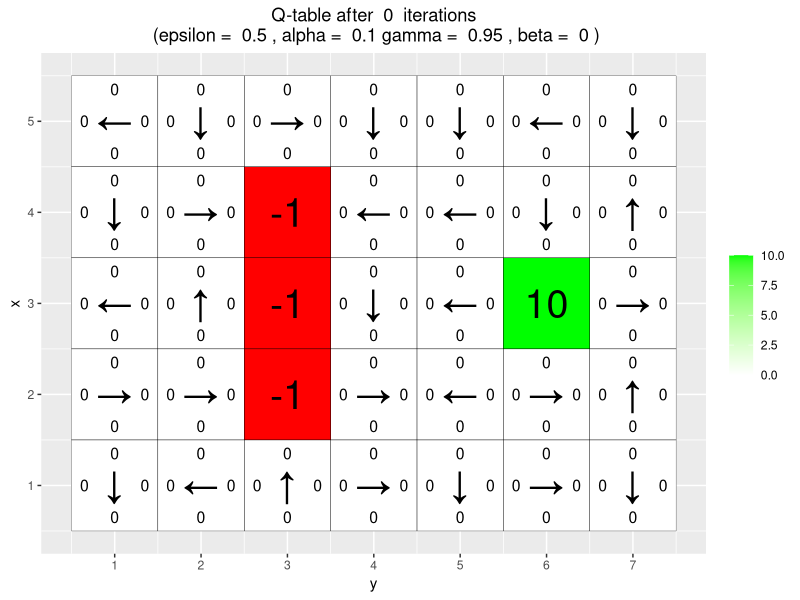
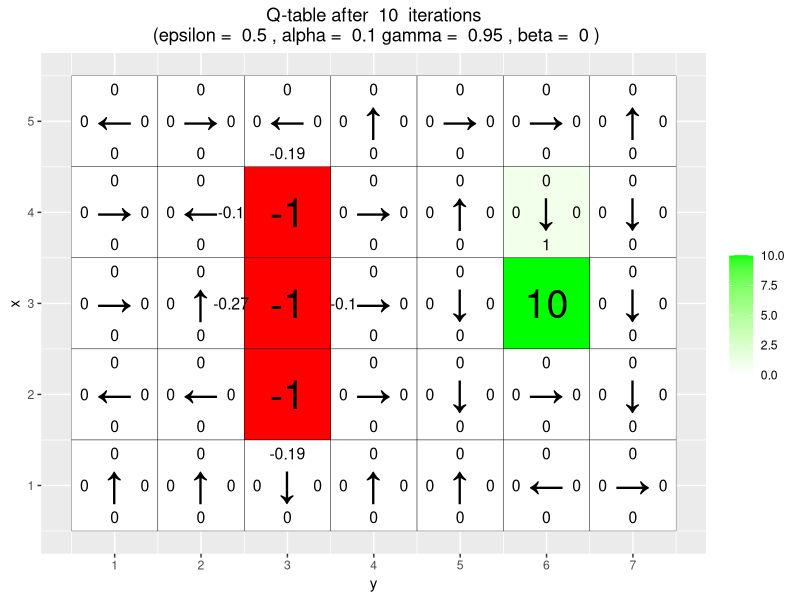
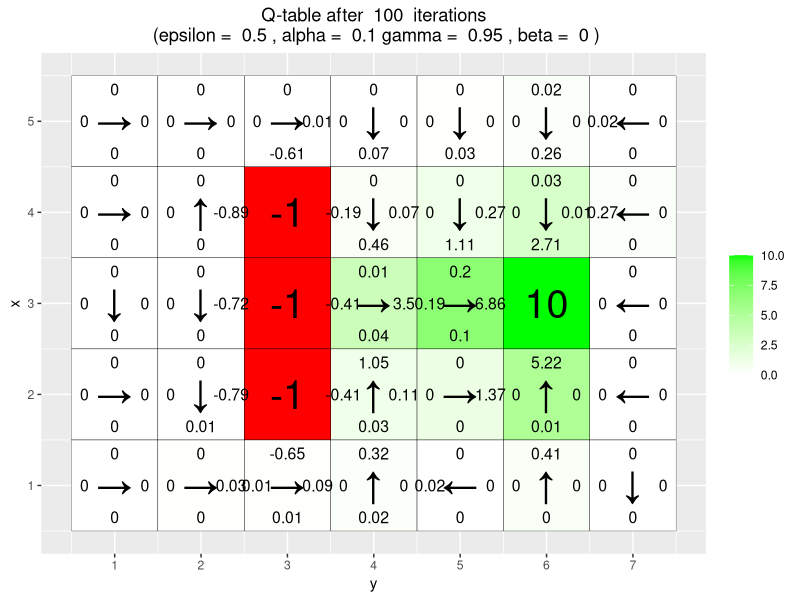
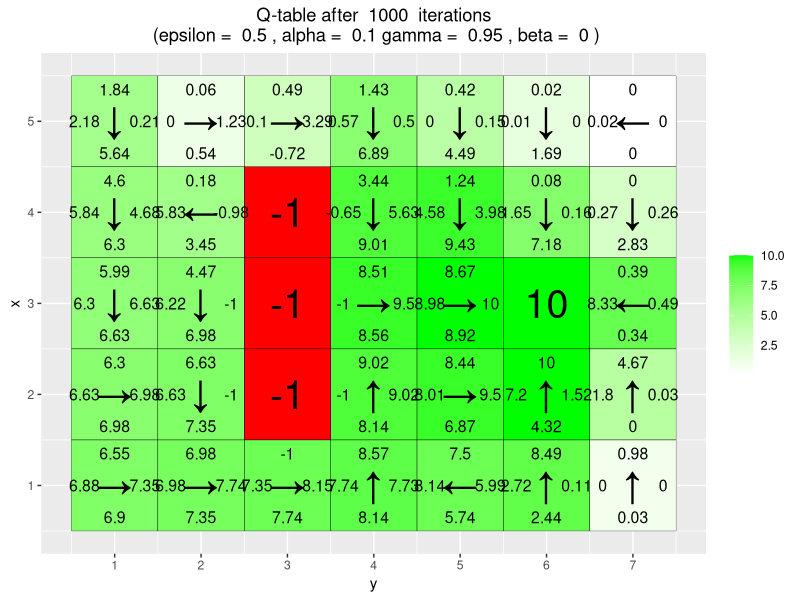
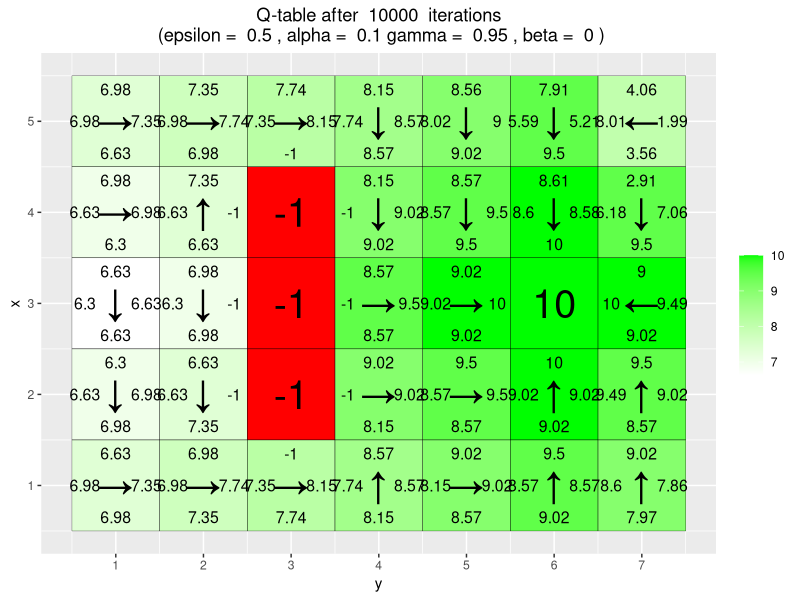
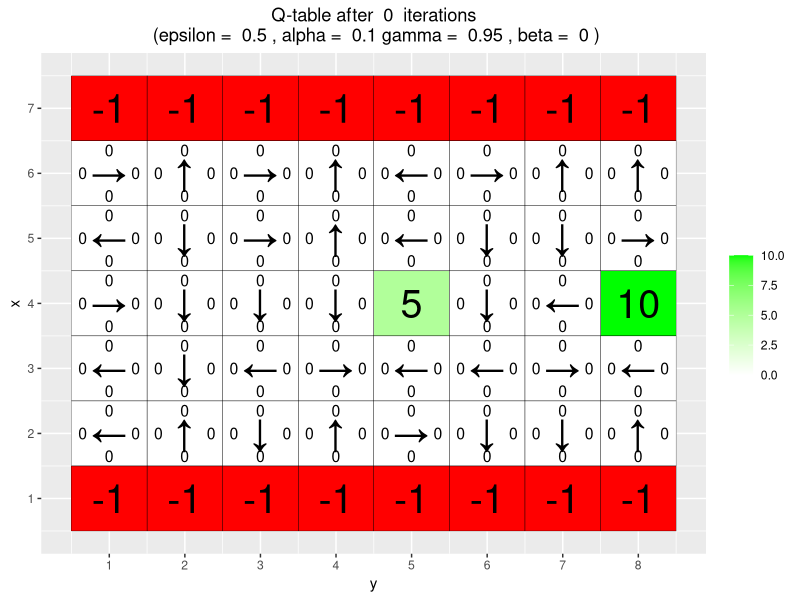
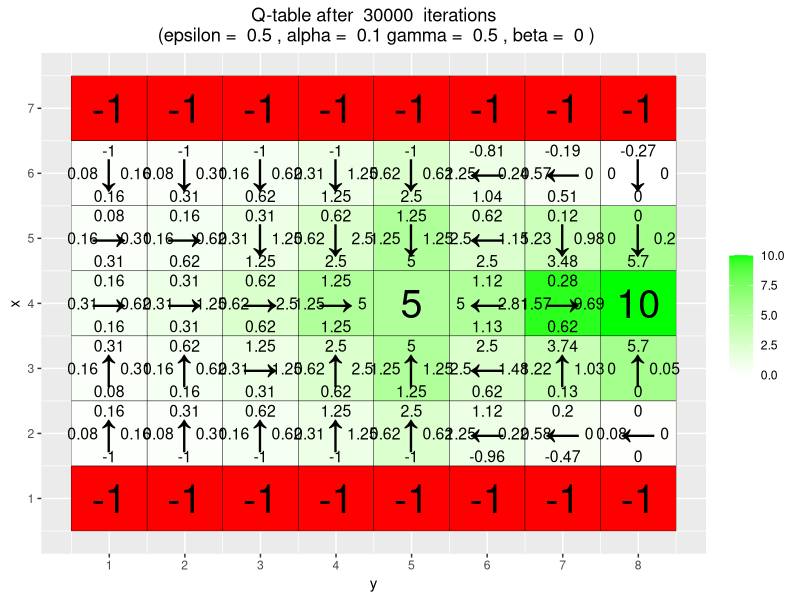
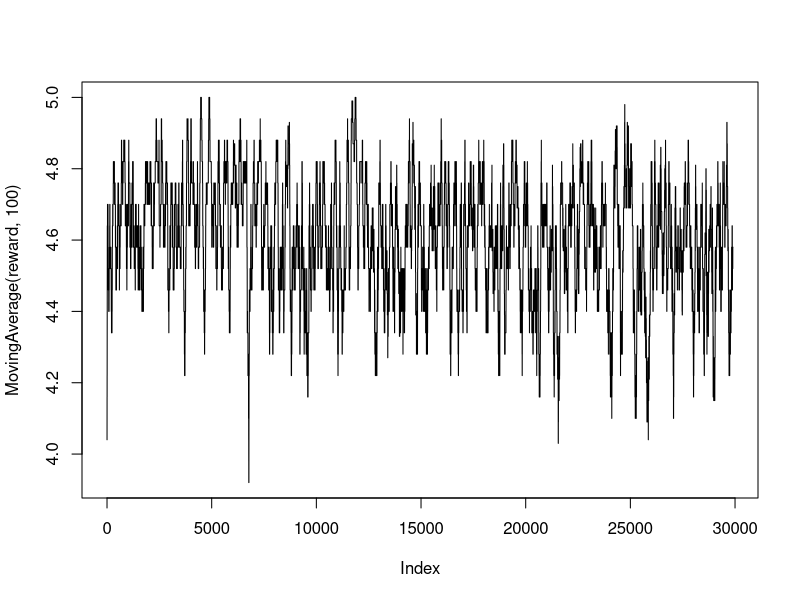

The R source for these figures, in order: (Note: a time limit stopped this script after it produced the figures.)
# By Jose M. Peña and Joel Oskarsson.
# For teaching purposes.
# jose.m.pena@liu.se.

#####################################################################################################
# Q-learning
#####################################################################################################

# install.packages("ggplot2")
# install.packages("vctrs")
library(ggplot2)

# If you do not see four arrows in line 16, then do the following:
# File/Reopen with Encoding/UTF-8

arrows <- c("↑", "→", "↓", "←")
action_deltas <- list(c(1,0), # up
                      c(0,1), # right
                      c(-1,0), # down
                      c(0,-1)) # left

vis_environment <- function(iterations=0, epsilon = 0.5, alpha = 0.1, gamma = 0.95, beta = 0){
  
  # Visualize an environment with rewards. 
  # Q-values for all actions are displayed on the edges of each tile.
  # The (greedy) policy for each state is also displayed.
  # 
  # Args:
  #   iterations, epsilon, alpha, gamma, beta (optional): for the figure title.
  #   reward_map (global variable): a HxW array containing the reward given at each state.
  #   q_table (global variable): a HxWx4 array containing Q-values for each state-action pair.
  #   H, W (global variables): environment dimensions.
  
  df <- expand.grid(x=1:H,y=1:W)
  foo <- mapply(function(x,y) ifelse(reward_map[x,y] == 0,q_table[x,y,1],NA),df$x,df$y)
  df$val1 <- as.vector(round(foo, 2))
  foo <- mapply(function(x,y) ifelse(reward_map[x,y] == 0,q_table[x,y,2],NA),df$x,df$y)
  df$val2 <- as.vector(round(foo, 2))
  foo <- mapply(function(x,y) ifelse(reward_map[x,y] == 0,q_table[x,y,3],NA),df$x,df$y)
  df$val3 <- as.vector(round(foo, 2))
  foo <- mapply(function(x,y) ifelse(reward_map[x,y] == 0,q_table[x,y,4],NA),df$x,df$y)
  df$val4 <- as.vector(round(foo, 2))
  foo <- mapply(function(x,y) 
    ifelse(reward_map[x,y] == 0,arrows[GreedyPolicy(x,y)],reward_map[x,y]),df$x,df$y)
  df$val5 <- as.vector(foo)
  foo <- mapply(function(x,y) ifelse(reward_map[x,y] == 0,max(q_table[x,y,]),
                                     ifelse(reward_map[x,y]<0,NA,reward_map[x,y])),df$x,df$y)
  df$val6 <- as.vector(foo)
  
  print(ggplot(df,aes(x = y,y = x)) +
          scale_fill_gradient(low = "white", high = "green", na.value = "red", name = "") +
          geom_tile(aes(fill=val6)) +
          geom_text(aes(label = val1),size = 4,nudge_y = .35,na.rm = TRUE) +
          geom_text(aes(label = val2),size = 4,nudge_x = .35,na.rm = TRUE) +
          geom_text(aes(label = val3),size = 4,nudge_y = -.35,na.rm = TRUE) +
          geom_text(aes(label = val4),size = 4,nudge_x = -.35,na.rm = TRUE) +
          geom_text(aes(label = val5),size = 10) +
          geom_tile(fill = 'transparent', colour = 'black') + 
          ggtitle(paste("Q-table after ",iterations," iterations\n",
                        "(epsilon = ",epsilon,", alpha = ",alpha,"gamma = ",gamma,", beta = ",beta,")")) +
          theme(plot.title = element_text(hjust = 0.5)) +
          scale_x_continuous(breaks = c(1:W),labels = c(1:W)) +
          scale_y_continuous(breaks = c(1:H),labels = c(1:H)))
  
}

GreedyPolicy <- function(x, y){
  
  # Get a greedy action for state (x,y) from q_table.
  #
  # Args:
  #   x, y: state coordinates.
  #   q_table (global variable): a HxWx4 array containing Q-values for each state-action pair.
  # 
  # Returns:
  #   An action, i.e. integer in {1,2,3,4}.
  
  # Your code here.
  rewards = q_table[x,y,1:4]
  action = 0
  max_reward = which(rewards == max(rewards))
  
  if (length(max_reward)>1){
    action = sample(max_reward,1)
  }
  else
  {
    action = max_reward
  }
  return(action)
}

EpsilonGreedyPolicy <- function(x, y, epsilon){
  
  # Get an epsilon-greedy action for state (x,y) from q_table.
  #
  # Args:
  #   x, y: state coordinates.
  #   epsilon: probability of acting greedily.
  # 
  # Returns:
  #   An action, i.e. integer in {1,2,3,4}.
  
  # Your code here.
  actions = c(1:4)
  action = 0
  rewards = q_table[x,y,1:4]
  
  max_reward = which(rewards == max(rewards))
  
  if (length(max_reward)>1){
    action = sample(max_reward,1)
  }
  else
  {
    action = max_reward
  }
  
  if (1-epsilon < runif(1)){
    return(sample(actions,1))
  }
  else{
    return(action)
  }
}

transition_model <- function(x, y, action, beta){
  
  # Computes the new state after given action is taken. The agent will follow the action 
  # with probability (1-beta) and slip to the right or left with probability beta/2 each.
  # 
  # Args:
  #   x, y: state coordinates.
  #   action: which action the agent takes (in {1,2,3,4}).
  #   beta: probability of the agent slipping to the side when trying to move.
  #   H, W (global variables): environment dimensions.
  # 
  # Returns:
  #   The new state after the action has been taken.
  
  delta <- sample(-1:1, size = 1, prob = c(0.5*beta,1-beta,0.5*beta))
  final_action <- ((action + delta + 3) %% 4) + 1
  foo <- c(x,y) + unlist(action_deltas[final_action])
  foo <- pmax(c(1,1),pmin(foo,c(H,W)))
  
  return (foo)
}

q_learning <- function(start_state, epsilon = 0.5, alpha = 0.1, gamma = 0.95, 
                       beta = 0){
  
  # Perform one episode of Q-learning. The agent should move around in the 
  # environment using the given transition model and update the Q-table.
  # The episode ends when the agent reaches a terminal state.
  # 
  # Args:
  #   start_state: array with two entries, describing the starting position of the agent.
  #   epsilon (optional): probability of acting greedily.
  #   alpha (optional): learning rate.
  #   gamma (optional): discount factor.
  #   beta (optional): slipping factor.
  #   reward_map (global variable): a HxW array containing the reward given at each state.
  #   q_table (global variable): a HxWx4 array containing Q-values for each state-action pair.
  # 
  # Returns:
  #   reward: reward received in the episode.
  #   correction: sum of the temporal difference correction terms over the episode.
  #   q_table (global variable): Recall that R passes arguments by value. So, q_table being
  #   a global variable can be modified with the superassigment operator <<-.
  
  # Your code here.
  reward = 0
  episode_correction = 0
  
  repeat{
    # Follow policy, execute action, get reward.
    
    #Taking an action
    old_x = start_state[1]
    old_y = start_state[2]

    action= EpsilonGreedyPolicy(old_x, old_y, epsilon)
    
    #Computing the new state after the action is taken
    new_state = transition_model(old_x, old_y, action, beta)
    new_x = new_state[1]
    new_y = new_state[2]
    
    #Computing the current reward
    current_reward = reward_map[new_x, new_y]
    
    # Q-table update.
    #Getting a greedy action
    maximum_action = GreedyPolicy(new_x,new_y)
    
    #Calculating the final reward
    reward = reward+current_reward
    
    #Calculating the epsilon_correction
    epsilon_correction = current_reward + gamma*q_table[new_x,new_y,maximum_action]-q_table[old_x,old_y,action]

    q_table[old_x,old_y,action] <<- q_table[old_x,old_y,action]+ alpha*epsilon_correction
    
    start_state = new_state
    if(reward!=0)
      # End episode.
      return (c(reward,epsilon_correction))
  }
  
}

#####################################################################################################
# Q-Learning Environments
#####################################################################################################

# Environment A (learning)

H <- 5
W <- 7

reward_map <- matrix(0, nrow = H, ncol = W)
reward_map[3,6] <- 10
reward_map[2:4,3] <- -1

q_table <- array(0,dim = c(H,W,4))

vis_environment()

for(i in 1:10000){
  foo <- q_learning(start_state = c(3,1))
  
  if(any(i==c(10,100,1000,10000)))
    vis_environment(i)
}

# Environment B (the effect of epsilon and gamma)

H <- 7
W <- 8

reward_map <- matrix(0, nrow = H, ncol = W)
reward_map[1,] <- -1
reward_map[7,] <- -1
reward_map[4,5] <- 5
reward_map[4,8] <- 10

q_table <- array(0,dim = c(H,W,4))

vis_environment()

MovingAverage <- function(x, n){
  
  cx <- c(0,cumsum(x))
  rsum <- (cx[(n+1):length(cx)] - cx[1:(length(cx) - n)]) / n
  
  return (rsum)
}

for(j in c(0.5,0.75,0.95)){
  q_table <- array(0,dim = c(H,W,4))
  reward <- NULL
  correction <- NULL
  
  for(i in 1:30000){
    foo <- q_learning(gamma = j, start_state = c(4,1))
    reward <- c(reward,foo[1])
    correction <- c(correction,foo[2])
  }
  
  vis_environment(i, gamma = j)
  plot(MovingAverage(reward,100),type = "l")
  plot(MovingAverage(correction,100),type = "l")
}

for(j in c(0.5,0.75,0.95)){
  q_table <- array(0,dim = c(H,W,4))
  reward <- NULL
  correction <- NULL
  
  for(i in 1:30000){
    foo <- q_learning(epsilon = 0.1, gamma = j, start_state = c(4,1))
    reward <- c(reward,foo[1])
    correction <- c(correction,foo[2])
  }
  
  vis_environment(i, epsilon = 0.1, gamma = j)
  plot(MovingAverage(reward,100),type = "l")
  plot(MovingAverage(correction,100),type = "l")
}

# Environment C (the effect of beta).

H <- 3
W <- 6

reward_map <- matrix(0, nrow = H, ncol = W)
reward_map[1,2:5] <- -1
reward_map[1,6] <- 10

q_table <- array(0,dim = c(H,W,4))

vis_environment()

for(j in c(0,0.2,0.4,0.66)){
  q_table <- array(0,dim = c(H,W,4))
  
  for(i in 1:10000)
    foo <- q_learning(gamma = 0.6, beta = j, start_state = c(1,1))
  
  vis_environment(i, gamma = 0.6, beta = j)
}
